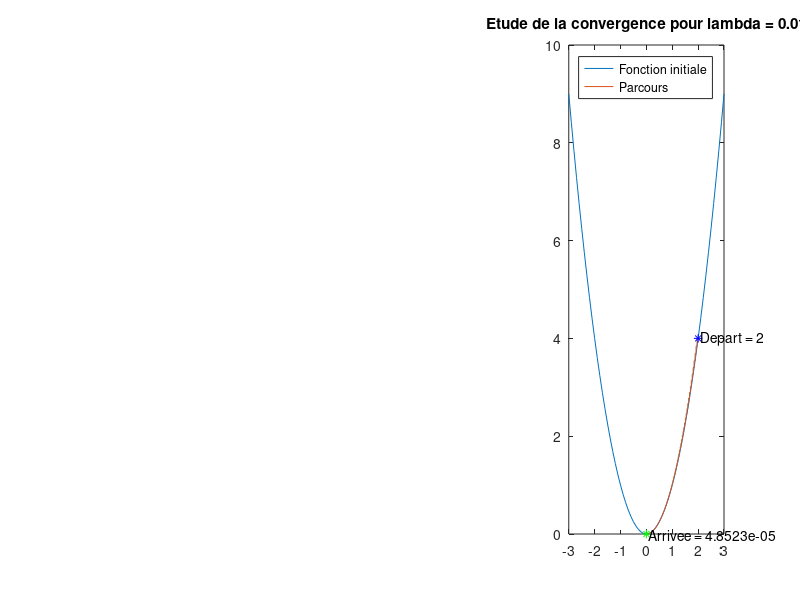
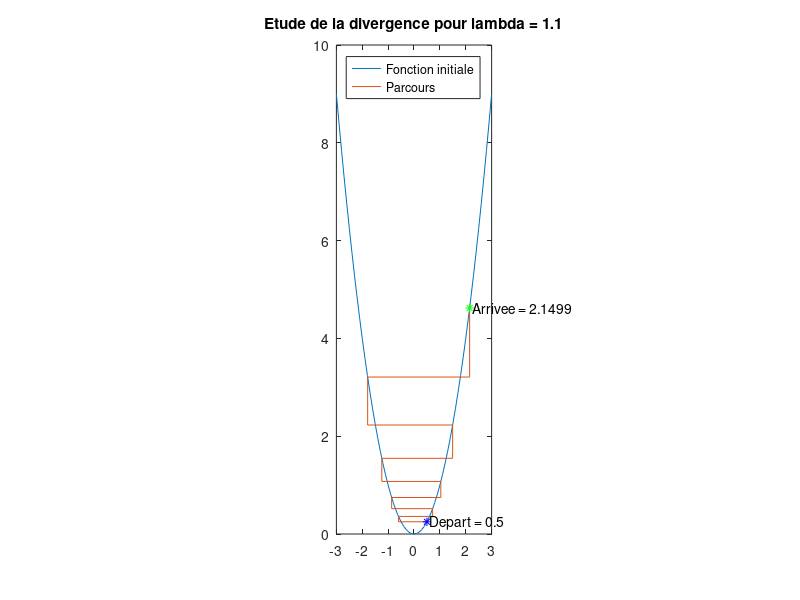
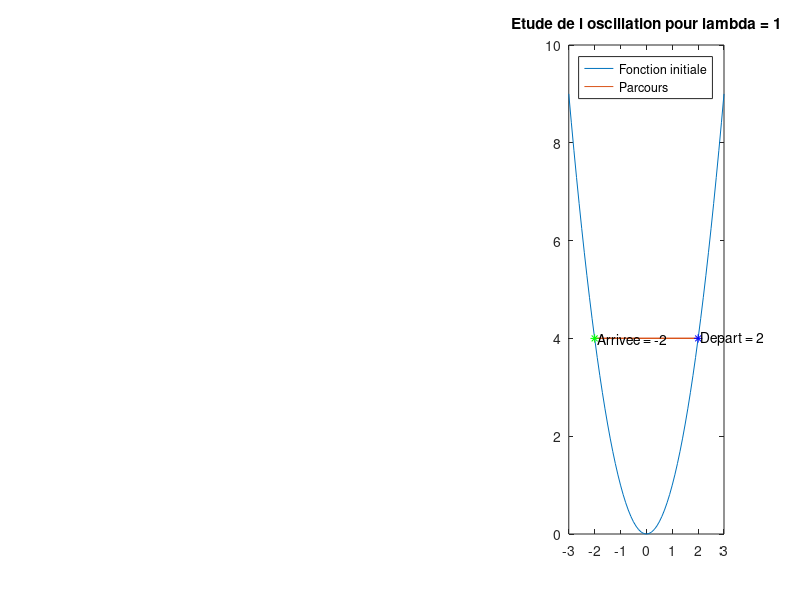

The MATLAB source for these figures, in order:
hold on

x0 = 2;
f = @(x) x.^2; %(x-1).*(x-2).*(x-3).*(x-5);%
eps = 1d-6;
lambda = 0.01; %Cas < 1 pour convergence

xn = [x0];
yn = [f(x0)];
diff = 1;
while (diff > eps)
    valeur = xn(end) - lambda * 2 * xn(end);%(4*xn(end)^3 - 33*xn(end)^2 +82*xn(end)-61);%
    diff = abs(valeur - xn(end));
    yn = [yn, f(xn(end)), f(valeur)];
    xn = [xn,valeur,valeur];
end
length(xn)
figure(1)
subplot(133)
X = -3:0.1:3;%0.5:0.01:5.5;% %Par exemple
plot(X, f(X))
hold on;
plot(xn, yn)
title(['Etude de la convergence pour lambda = ', num2str(lambda)])
plot(xn(1), f(xn(1)), '*b');
text(xn(1)+0.1, f(xn(1)),['Depart = ', num2str(xn(1))]);
plot(xn(end), f(xn(end)), '*g');
text(xn(end)+0.1, f(xn(end)), ['Arrivee = ', num2str(xn(end))]);
legend('Fonction initiale','Parcours')
%axis([0,6,-10,10])



x0 = 0.5;
lambda = 1.1; %Cas > 1 pour divergence

xn = [x0];
yn = [f(x0)];
for(i=0:7) %Boucle for car pas de convergence donc pas de while
    valeur = xn(end) - lambda * 2 * xn(end);
    yn = [yn, f(xn(end)), f(valeur)];
    xn = [xn,valeur,valeur];
end

figure(2)
subplot(132)
X = -3:0.1:3; %Par eemple
plot(X, f(X))
hold on;
plot(xn, yn)
title(['Etude de la divergence pour lambda = ', num2str(lambda)])
plot(xn(1), f(xn(1)), '*b');
text(xn(1)+0.1, f(xn(1)), ['Depart = ', num2str(xn(1))]);
plot(xn(end), f(xn(end)), '*g');
text(xn(end)+0.1, f(xn(end)), ['Arrivee = ', num2str(xn(end))]);
legend('Fonction initiale','Parcours')



x0 = 2;
lambda = 1; %Cas = 1 pour oscillation

xn = [x0];
yn = [f(x0)];
for(i=0:4) %Boucle for car pas de convergence donc pas de while
    valeur = xn(end) - lambda * 2 * xn(end);
    yn = [yn, f(xn(end)), f(valeur)];
    xn = [xn,valeur,valeur];
end

figure(3)
subplot(133)
X = -3:0.1:3; %Par eemple
plot(X, f(X))
hold on;
plot(xn, yn)
title(['Etude de l oscillation pour lambda = ', num2str(lambda)])
plot(xn(1), f(xn(1)), '*b');
text(xn(1)+0.1, f(xn(1)), ['Depart = ', num2str(xn(1))]);
plot(xn(end), f(xn(end)), '*g');
text(xn(end)+0.1, f(xn(end)), ['Arrivee = ', num2str(xn(end))]);
legend('Fonction initiale','Parcours')
